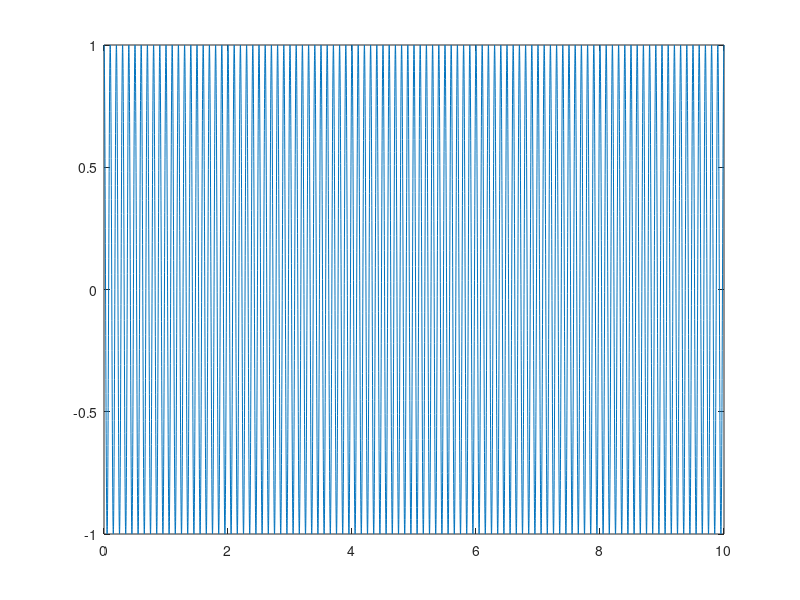

Recreate this plot in MATLAB.
%% ZAD 1
fs = 1000;
T = 10;
f0 = 10;
time_v = linspace(0,T,T*fs);
signal_vec = cos(time_v*f0*2*pi);
plot(time_v,signal_vec);